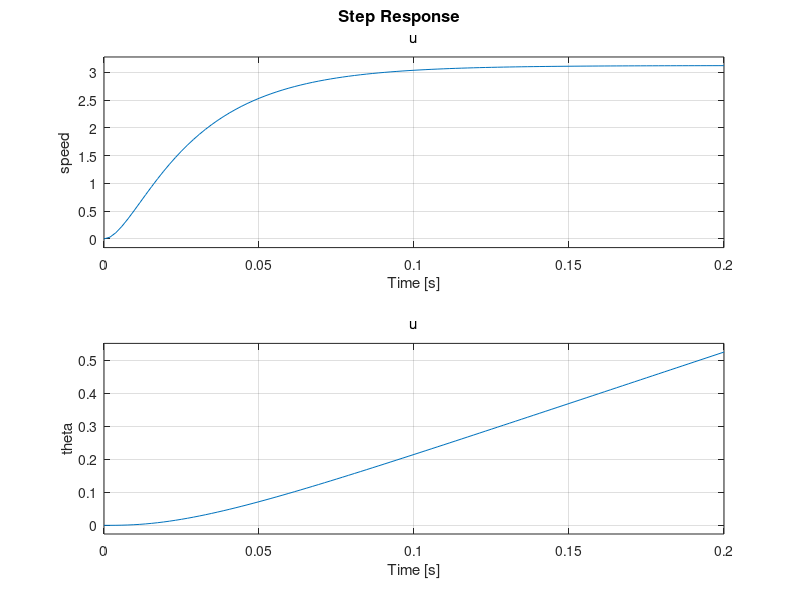

This chart was generated by the following MATLAB code:
Ra = 2;
La = 0.23;
Jm = 0.000052;
Bm = 0.01;
Kt = 0.235;
Ke = 0.235;

a = 1
b = (Jm*Ra + La*Bm)/(La*Jm)
c = (Ke*Kt + Ra*Bm)/(La*Jm)

delta = b^2 - 4*a*c
x1 = (-b+sqrt(delta))/(2*a)
x2 = (-b-sqrt(delta))/(2*a)

s = tf('s');
H_speed = (Kt/(La*Jm))/(s^2 + s*(Jm*Ra + La*Bm)/(La*Jm) + (Ke*Kt + Ra*Bm)/(La*Jm))
H_theta = (Kt/(La*Jm))/(s^3 + s^2*(Jm*Ra + La*Bm)/(La*Jm) + s*(Ke*Kt + Ra*Bm)/(La*Jm))

sys_tf = [H_speed ; H_theta];
inputs = {'u'};
outputs = {'speed'; 'theta'};
set(sys_tf,'InputName',inputs)
set(sys_tf,'OutputName',outputs)

step(sys_tf);




